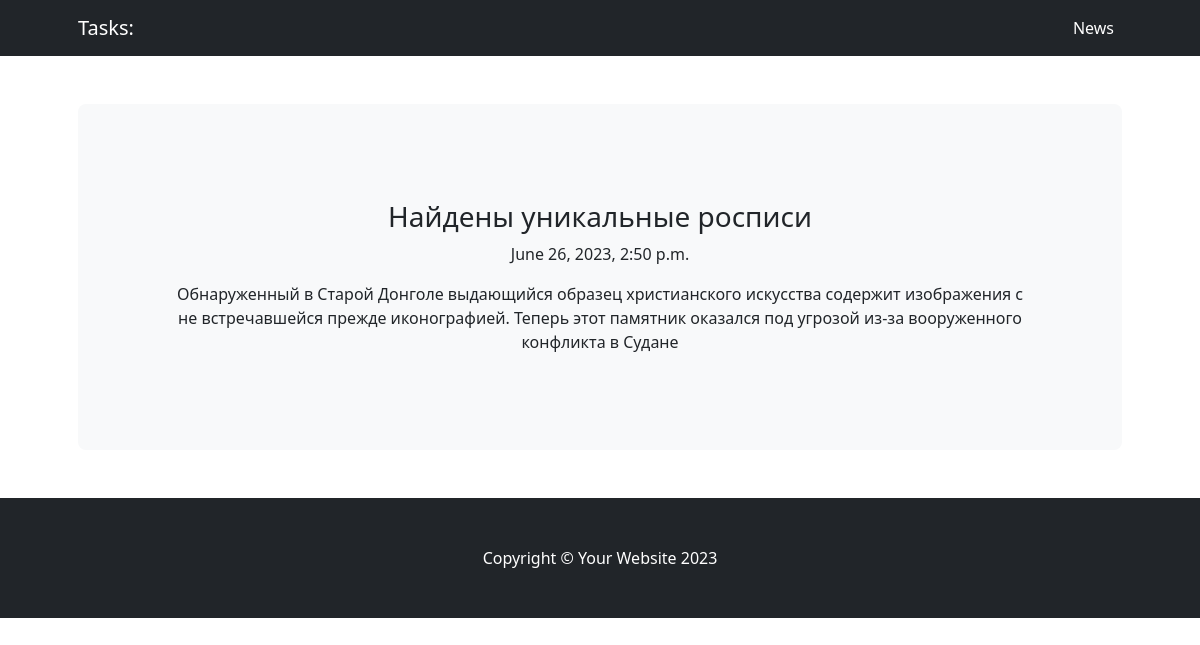
/news/3/, run on the app's committed database.
### news/models.py (models this page shows, shortened)
class Post(models.Model):
    NEWS = 'NW'
    ARTICLE = 'AR'
    TYPE_CHOICES = (
        (NEWS, 'Новость'),
        (ARTICLE, 'Статья')
    )
    type = models.CharField(max_length = 2, choices = TYPE_CHOICES, default = ARTICLE)
    timePost = models.DateTimeField(auto_now_add=True)
    title = models.CharField(max_length = 255)
    textPost = models.TextField()
    ratingPost = models.IntegerField(default=0)
    author = models.ForeignKey(Author, on_delete=models.CASCADE)
    category = models.ManyToManyField(Category, through='PostCategory')

### news/views.py (the view)
# urls.py: path('<int:pk>/', Post.as_view()),
class Post(DetailView):
    model = Post
    template_name = 'post.html'
    context_object_name = 'post'

### news/templatetags/custom_filters.py (called while the page is built)
@register.filter (name = 'censor')
def censor(value):
    censor_text = value
    for word in bad_word:
        if word in value:
            censor_text = value.replace(word, '***')
        return censor_text

### templates/post.html (shortened to what this page needs)
{% extends 'flatpages/default.html' %}
{% load custom_filters %}
{% block content %}
<h3>{{ post.title|censor }}</h3>
<p>{{ post.timePost }}</p>
<p>{{ post.textPost|censor }}</p>
{% endblock content %}

### data on the page
Post: title|censor "Найдены уникальные росписи", timePost "June 26, 2023, 2:50 p.m.", textPost|censor "Обнаруженный в Старой Донголе выдающийся образец христианского искусства содержит изображения с не встречавшейся прежде иконографией. Теперь этот памятник оказался под угрозой из-за вооруженного конфликта в Судане"
